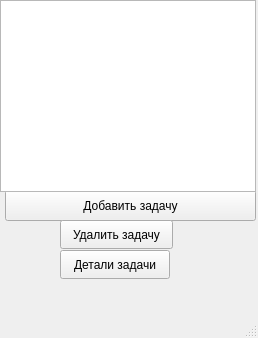
<?xml version="1.0" encoding="UTF-8"?>
<ui version="4.0">
 <class>MainWindow</class>
 <widget class="QMainWindow" name="MainWindow">
  <property name="geometry">
   <rect>
    <x>0</x>
    <y>0</y>
    <width>258</width>
    <height>338</height>
   </rect>
  </property>
  <property name="sizePolicy">
   <sizepolicy hsizetype="Expanding" vsizetype="Expanding">
    <horstretch>0</horstretch>
    <verstretch>0</verstretch>
   </sizepolicy>
  </property>
  <property name="windowTitle">
   <string>MainWindow</string>
  </property>
  <widget class="QWidget" name="centralwidget">
   <property name="sizePolicy">
    <sizepolicy hsizetype="Expanding" vsizetype="Expanding">
     <horstretch>0</horstretch>
     <verstretch>0</verstretch>
    </sizepolicy>
   </property>
   <widget class="QPushButton" name="addTaskButton">
    <property name="geometry">
     <rect>
      <x>5</x>
      <y>190</y>
      <width>251</width>
      <height>31</height>
     </rect>
    </property>
    <property name="sizePolicy">
     <sizepolicy hsizetype="Expanding" vsizetype="Expanding">
      <horstretch>0</horstretch>
      <verstretch>0</verstretch>
     </sizepolicy>
    </property>
    <property name="text">
     <string>Добавить задачу</string>
    </property>
   </widget>
   <widget class="QPushButton" name="deleteTaskButton">
    <property name="geometry">
     <rect>
      <x>60</x>
      <y>220</y>
      <width>113</width>
      <height>29</height>
     </rect>
    </property>
    <property name="sizePolicy">
     <sizepolicy hsizetype="Expanding" vsizetype="Expanding">
      <horstretch>0</horstretch>
      <verstretch>0</verstretch>
     </sizepolicy>
    </property>
    <property name="text">
     <string>Удалить задачу</string>
    </property>
   </widget>
   <widget class="QPushButton" name="detailsTaskButton">
    <property name="geometry">
     <rect>
      <x>60</x>
      <y>250</y>
      <width>110</width>
      <height>29</height>
     </rect>
    </property>
    <property name="sizePolicy">
     <sizepolicy hsizetype="Expanding" vsizetype="Expanding">
      <horstretch>0</horstretch>
      <verstretch>0</verstretch>
     </sizepolicy>
    </property>
    <property name="text">
     <string>Детали задачи</string>
    </property>
   </widget>
   <widget class="QListWidget" name="tasksListWidget">
    <property name="minimumSize">
     <size>
      <width>256</width>
      <height>192</height>
     </size>
    </property>
    <property name="toolTip">
     <string>&lt;html&gt;&lt;head/&gt;&lt;body&gt;&lt;p align=&quot;justify&quot;&gt;&lt;br/&gt;&lt;/p&gt;&lt;/body&gt;&lt;/html&gt;</string>
    </property>
   </widget>
  </widget>
  <widget class="QMenuBar" name="menubar">
   <property name="geometry">
    <rect>
     <x>0</x>
     <y>0</y>
     <width>258</width>
     <height>26</height>
    </rect>
   </property>
  </widget>
  <widget class="QStatusBar" name="statusbar"/>
 </widget>
 <resources/>
 <connections/>
</ui>
